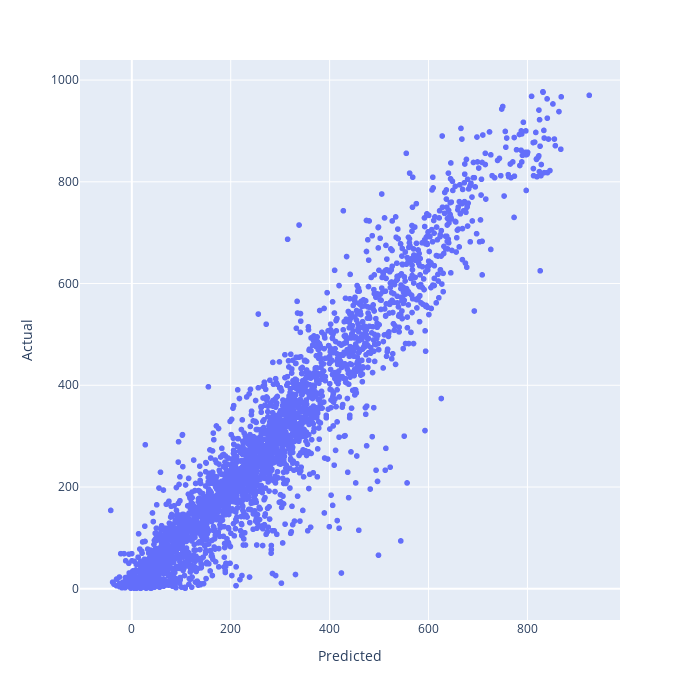

Write notebook code for a chart like this one.
### Code cell
fig.show()

### Figure 1 — Plotly figure (JSON) as saved in the notebook; plotly's stock layout.template omitted (floating-point values rounded to 4 significant figures; data arrays with more than 128 entries replaced by an {"elided": "..."} marker saying what was removed)
{"data": [{"hovertemplate": "Predicted=%{x}<br>Actual=%{y}<extra></extra>", "legendgroup": "", "marker": {"color": "#636efa", "symbol": "circle"}, "mode": "markers", "name": "", "showlegend": false, "type": "scattergl", "x": {"elided": "3476 float values"}, "xaxis": "x", "y": {"elided": "3476 int values"}, "yaxis": "y"}], "layout": {"height": 700, "legend": {"tracegroupgap": 0}, "margin": {"t": 60}, "width": 700, "xaxis": {"anchor": "y", "domain": [0, 1], "title": {"text": "Predicted"}}, "yaxis": {"anchor": "x", "domain": [0, 1], "title": {"text": "Actual"}}}}
